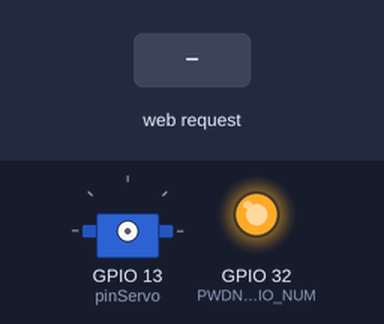
The sketch below on a simulated ESP32. Parts: servo, output pins drawn as LEDs (lit = HIGH). Inputs (shaded band) come from the test bench. WiFi joins after 1.5 s; servers stay silent unless stated; the camera gives no picture; what the sketch prints to the serial monitor is not drawn.

Above: at 0.6 s.
At 3.9 s:
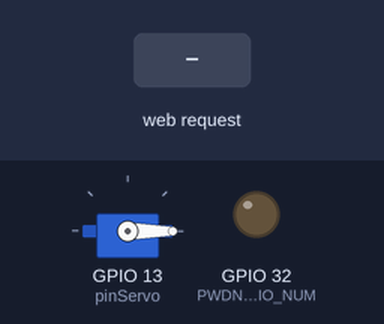
4.0 s: HTTP request GET /abrir received
At 4.9 s:
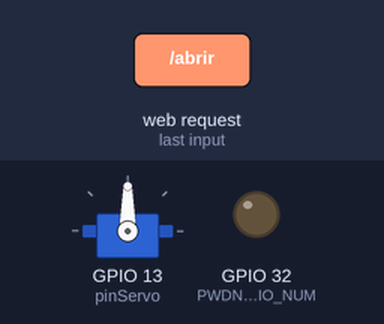
Timing chart, 0 to 8.5 s (numbered marks = the images above; inputs shaded):
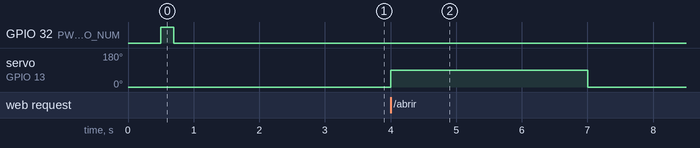

Measured:
- after the input at 4.0 s, servo on GPIO 13 (pinServo): 0° → 90° at once, → 0° 3.0 s later

The sketch:

IA_PIA.ino
```cpp
#include "esp_camera.h"
#include <WiFi.h>
#include <ESP32Servo.h>

// --- CONFIGURACIÓN DEL WI-FI ---
const char* ssid = "IZZI-74A7";
const char* password = "ENGuHTy2";

// --- CONFIGURACIÓN DEL SERVO ---
Servo miServo;
const int pinServo = 13;

// --- DEFINICIÓN DE PINES (Modelo AI-THINKER) ---
#define PWDN_GPIO_NUM     32
#define RESET_GPIO_NUM    -1
#define XCLK_GPIO_NUM      0
#define SIOD_GPIO_NUM     26
#define SIOC_GPIO_NUM     27
#define Y9_GPIO_NUM       35
#define Y8_GPIO_NUM       34
#define Y7_GPIO_NUM       39
#define Y6_GPIO_NUM       36
#define Y5_GPIO_NUM       21
#define Y4_GPIO_NUM       19
#define Y3_GPIO_NUM       18
#define Y2_GPIO_NUM        5
#define VSYNC_GPIO_NUM    25
#define HREF_GPIO_NUM     23
#define PCLK_GPIO_NUM     22

WiFiServer server(80);

// 1. DECLARACIÓN DE LA FUNCIÓN DE LA CÁMARA (Debe ir arriba de setup)
void configurarCamara() {
  camera_config_t config;
  config.ledc_channel = LEDC_CHANNEL_0;
  config.ledc_timer = LEDC_TIMER_0;
  config.pin_d0 = Y2_GPIO_NUM;
  config.pin_d1 = Y3_GPIO_NUM;
  config.pin_d2 = Y4_GPIO_NUM;
  config.pin_d3 = Y5_GPIO_NUM;
  config.pin_d4 = Y6_GPIO_NUM;
  config.pin_d5 = Y7_GPIO_NUM;
  config.pin_d6 = Y8_GPIO_NUM;
  config.pin_d7 = Y9_GPIO_NUM;
  config.pin_xclk = XCLK_GPIO_NUM;
  config.pin_pclk = PCLK_GPIO_NUM;
  config.pin_vsync = VSYNC_GPIO_NUM;
  config.pin_href = HREF_GPIO_NUM;
  config.pin_sscb_sda = SIOD_GPIO_NUM;
  config.pin_sscb_scl = SIOC_GPIO_NUM;
  config.pin_pwdn = PWDN_GPIO_NUM;
  config.pin_reset = RESET_GPIO_NUM;
  config.xclk_freq_hz = 20000000;
  config.pixel_format = PIXFORMAT_JPEG;

  if (psramFound()) {
    config.frame_size = FRAMESIZE_QVGA;
    config.jpeg_quality = 10;
    config.fb_count = 2;
  } else {
    config.frame_size = FRAMESIZE_QVGA;
    config.jpeg_quality = 12;
    config.fb_count = 1;
  }

  esp_err_t err = esp_camera_init(&config);
  if (err != ESP_OK) {
    Serial.printf("Error al iniciar la cámara: 0x%x\n", err);
    return;
  }
}

// 2. FUNCIÓN PARA MANEJAR EL STREAM DE VIDEO
void handleMjpeg(WiFiClient client) {
  client.print("HTTP/1.1 200 OK\r\n");
  client.print("Content-Type: multipart/x-mixed-replace; boundary=frame\r\n\r\n");

  while (client.connected()) {
    camera_fb_t * fb = esp_camera_fb_get();
    if (!fb) {
      Serial.println("Error al capturar frame");
      break;
    }

    client.printf("--frame\r\nContent-Type: image/jpeg\r\nContent-Length: %d\r\n\r\n", fb->len);
    client.write(fb->buf, fb->len);
    client.print("\r\n");

    esp_camera_fb_return(fb);
    delay(30);
  }
}

// 3. SETUP PRINCIPAL
void setup() {
  Serial.begin(115200);
  delay(500);

  // Reset eléctrico de la cámara para estabilidad
  pinMode(PWDN_GPIO_NUM, OUTPUT);
  digitalWrite(PWDN_GPIO_NUM, HIGH);
  delay(200);
  digitalWrite(PWDN_GPIO_NUM, LOW);
  delay(200);

  miServo.attach(pinServo);
  miServo.write(0);

  // Conectar Wi-Fi primero
  Serial.print("Conectando a ");
  Serial.println(ssid);
  WiFi.begin(ssid, password);

  int intentos = 0;
  while (WiFi.status() != WL_CONNECTED) {
    delay(500);
    Serial.print(".");
    intentos++;
    if(intentos > 30) {
      Serial.println("\nTardó mucho. Reiniciando placa...");
      ESP.restart();
    }
  }
  Serial.println("\nWiFi conectado con éxito.");

  // Ahora que está declarada arriba, setup() sí la reconoce sin errores
  configurarCamara();

  server.begin();

  Serial.print("Cámara lista. Usa la IP: http://");
  Serial.println(WiFi.localIP());
}

// 4. BUCLE INFINITO
void loop() {
  WiFiClient client = server.available();
  if (client) {
    String req = client.readStringUntil('\r');
    client.flush();

    if (req.indexOf("/mjpeg") != -1) {
      handleMjpeg(client);
    }
    else if (req.indexOf("/abrir") != -1) {
      Serial.println("¡Comando recibido! Abriendo puerta...");
      miServo.write(90);
      delay(3000);
      miServo.write(0);

      client.print("HTTP/1.1 200 OK\r\nContent-Type: text/plain\r\n\r\nPuerta Abierta");
      client.stop();
    }
    else {
      client.print("HTTP/1.1 404 Not Found\r\n\r\n");
      client.stop();
    }
  }
}
```
